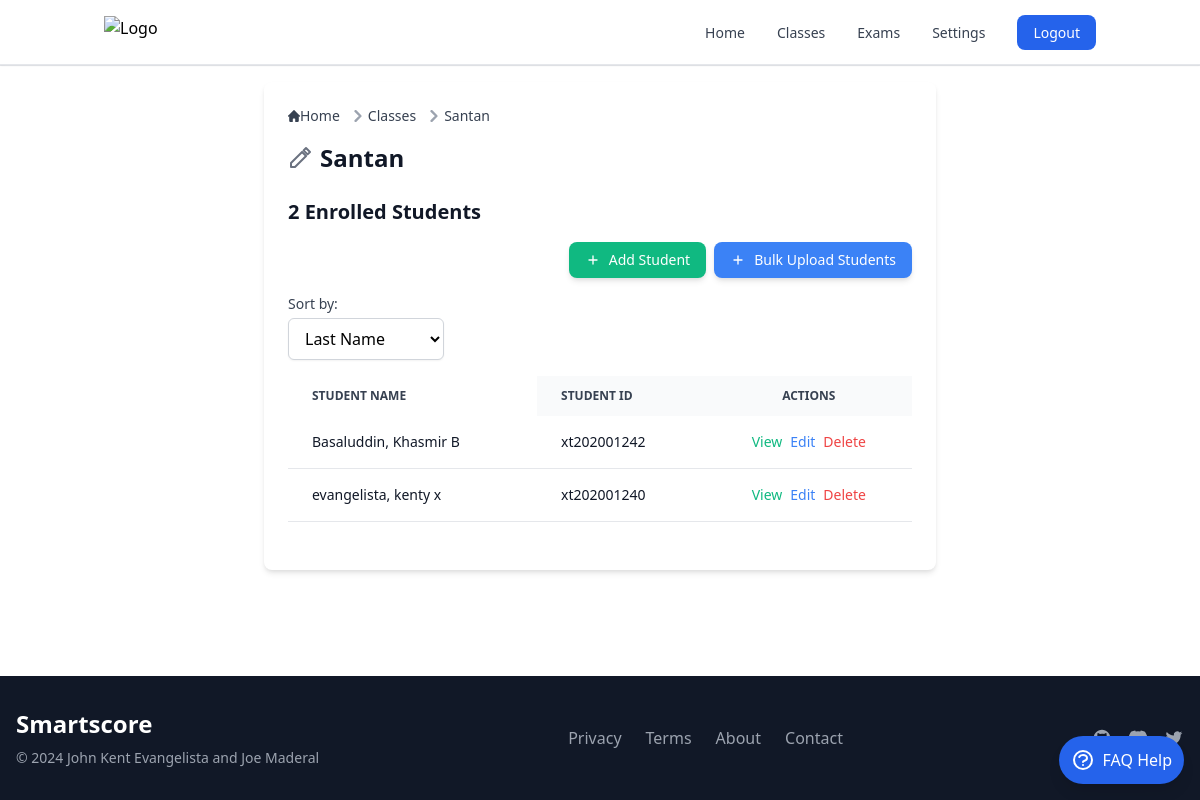
Before: /classes/15/ (signed in) with the older database file.
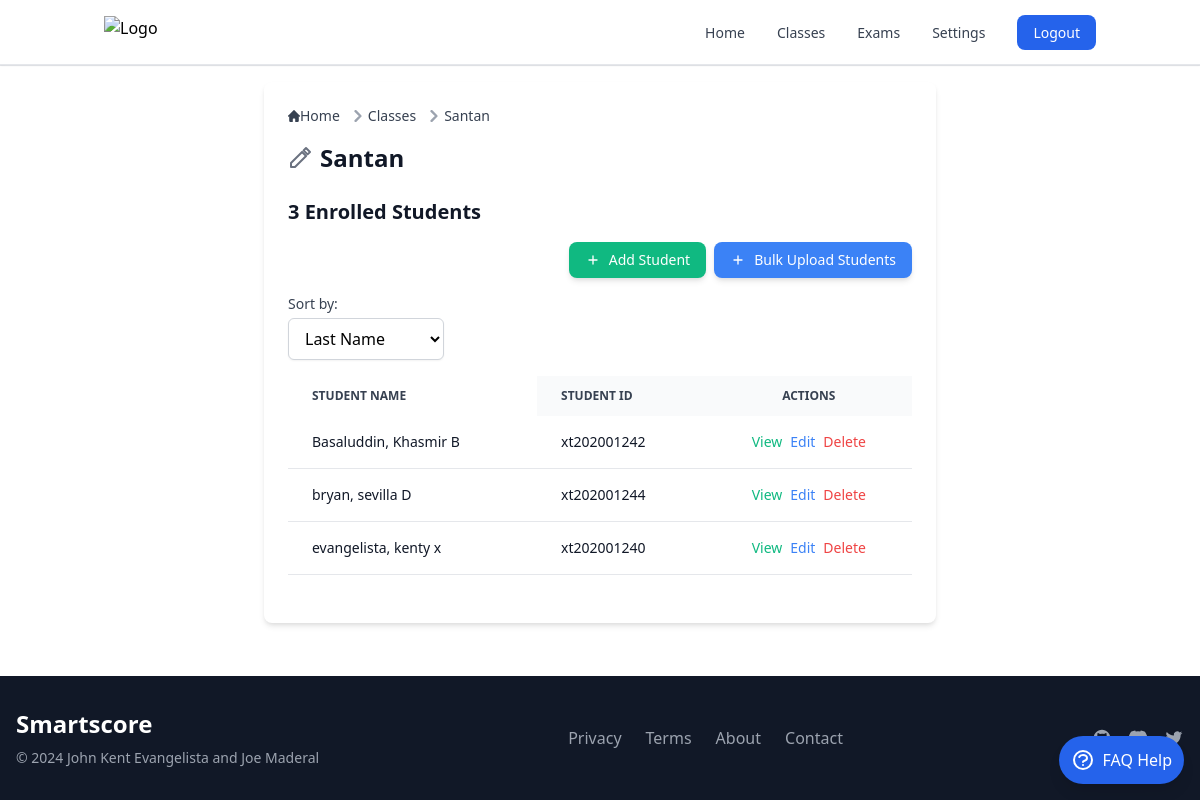
After: the same page with the newer database file.
### smartscoreapp/models.py (models this page shows, shortened)
class Student(models.Model):
    first_name = models.CharField(max_length=50)
    last_name = models.CharField(max_length=50)
    middle_initial = models.CharField(max_length=1, blank=True)
    student_id = models.CharField(max_length=12, blank=True)  # Not unique
    assigned_class = models.ForeignKey(Class, on_delete=models.CASCADE, related_name='students', null=False)
    short_id = models.CharField(max_length=8, editable=False, null=True, blank=True)
    class Meta:
        unique_together = ('first_name', 'last_name', 'middle_initial', 'assigned_class', 'short_id')

### smartscoreapp/views.py (the view)
# urls.py: path('classes/<int:class_id>/', class_detail_view, name='class_detail'),
@login_required
def class_detail_view(request, class_id):
    user_instance = request.user
    class_instance = get_object_or_404(Class, id=class_id)
    if class_instance.user != user_instance:
        raise PermissionDenied("You are not authorized to view this class.")
    sort_by = request.GET.get('sort_by', 'last_name')
    students = Student.objects.filter(assigned_class=class_instance).exclude(assigned_class=None)
    if sort_by == 'first_name':
        students = students.order_by('first_name', 'last_name')
    elif sort_by == 'most_recent':
        students = students.order_by('-id')
    else:
        students = students.order_by('last_name', 'first_name')
    if request.method == 'POST':
        form = StudentForm(request.POST)
        if form.is_valid():
            student = form.save(commit=False)
            student.assigned_class = class_instance
            try:
                student.save()
                messages.success(request, 'Student added successfully!')
                return redirect('class_detail', class_id=class_id)
            except Exception as e:
                messages.error(request, f"Error saving student: {e}")
        else:
            messages.error(request, 'Please correct the errors below.')
    else:
        form = StudentForm()
    context = {
        'class': class_instance,
        'students': students,
        'form': form,
        'sort_by': sort_by,
    }
    return render(request, 'class_detail.html', context)

### smartscoreapp/forms.py (shortened to what this page needs)
class StudentForm(forms.ModelForm):
    class Meta:
        model = Student
        fields = ['first_name', 'last_name', 'middle_initial', 'student_id']
    def __init__(self, *args, **kwargs):
        class_instance = kwargs.pop('assigned_class', None)
        super(StudentForm, self).__init__(*args, **kwargs)
        if class_instance:
            self.instance.assigned_class = class_instance

### templates/classes/class_detail.html (shortened to what the changed rows need)
{% extends "base.html" %}
{% load static %}
{% block content %}
<div class="max-w-2xl mx-auto p-6 bg-white shadow-md rounded-lg">
<nav class="flex mb-4" aria-label="Breadcrumb">
  <ol class="inline-flex items-center space-x-1 md:space-x-2 rtl:space-x-reverse">
  </ol>
</nav>
<div class="mb-6 flex items-center">
  <h1 class="text-2xl font-semibold text-gray-900 dark:text-white cursor-pointer" onclick="openUpdateClassModal()">{{ class.name }}</h1>
</div>
<h2 class="text-xl font-semibold text-gray-900 dark:text-white mb-4">
  {{ students.count }} Enrolled Students
</h2>
<div class="mb-4 flex space-x-2 justify-end">
  <button
    data-modal-target="add-student-modal-{{ class.id }}"
    data-modal-toggle="add-student-modal-{{ class.id }}"
    class="flex items-center text-sm text-white bg-green-500 hover:bg-green-600 px-4 py-2 rounded-lg shadow-md transition duration-200 transform hover:scale-105 focus:outline-none focus:ring-2 focus:ring-green-300 focus:ring-opacity-50">
  </button>
  <button class="flex items-center text-sm text-white bg-blue-500 hover:bg-blue-600 px-4 py-2 rounded-lg shadow-md transition duration-200 transform hover:scale-105 focus:outline-none focus:ring-2 focus:ring-blue-300 focus:ring-opacity-50" onclick="openBulkUploadModal()">
  </button>
</div>
<div class="mb-4">
  <label for="sort-by" class="block text-sm font-medium text-gray-700 dark:text-gray-300">Sort by:</label>
  <select id="sort-by" name="sort_by" class="mt-1 block w-1/4 px-3 py-2 border border-gray-300 bg-white dark:bg-gray-700 dark:border-gray-600 rounded-md shadow-sm focus:outline-none focus:ring-blue-500 focus:border-blue-500 dark:text-gray-300"
    onchange="location = this.value;">
  </select>
</div>
<div class="relative overflow-x-auto max-h-80 mb-6">
  <table class="min-w-full text-sm text-left text-gray-500 dark:text-gray-400">
    <thead class="text-xs text-gray-700 uppercase bg-gray-50 dark:bg-gray-700 dark:text-gray-400">
      <tr>
        <th scope="col" class="px-6 py-3 sticky left-0 bg-white dark:bg-gray-800 z-10">
          Student Name
        </th>
        <th scope="col" class="px-6 py-3">Student ID</th>
        <th scope="col" class="px-6 py-3 text-center">Actions</th>
      </tr>
    </thead>
    <tbody>
      {% for student in students %}
      <tr class="bg-white border-b dark:bg-gray-800 dark:border-gray-700">
        <td class="px-6 py-4 font-medium text-gray-900 dark:text-white sticky left-0 bg-white dark:bg-gray-800">
            {{ student.last_name }}, {{ student.first_name }} {{ student.middle_initial }}
        </td>
        <td class="px-6 py-4 text-gray-900 dark:text-white">{{ student.student_id }}</td>
        <td class="px-6 py-4 text-center flex justify-center space-x-2">
            <a href="{% url 'student_test_papers' student.id %}" class="text-green-500 hover:text-green-600 dark:text-green-400 dark:hover:text-green-500">View</a>
            <button class="text-blue-500 hover:text-blue-600 dark:text-blue-400 dark:hover:text-blue-500"
    onclick="openEditModal('{{ student.student_id }}', '{{ student.first_name }}', '{{ student.middle_initial }}', '{{ student.last_name }}', '{{ class.id }}')">Edit</button>
<button
    type="button"
    onclick="openDeleteModal('{{ student.student_id }}', '{{ student.first_name }} {{ student.last_name }}', '{{ class.id }}')"
    class="text-red-500 hover:text-red-600">
    Delete
</button>
        </td>
    </tr>
      {% empty %}
        <tr class="bg-white border-b dark:bg-gray-800 dark:border-gray-700">
          <td colspan="3" class="px-6 py-4 text-center text-gray-500 dark:text-gray-400">No students enrolled yet.</td>
        </tr>
      {% endfor %}
    </tbody>
  </table>
</div>
</div>
</div>
{% endblock %}

Changed rows visible on the page:
added Student: last_name "bryan", first_name "sevilla", middle_initial "D", student_id "xt202001244"
Other visible differences:
{{ students.count }}: "2" → "3"
